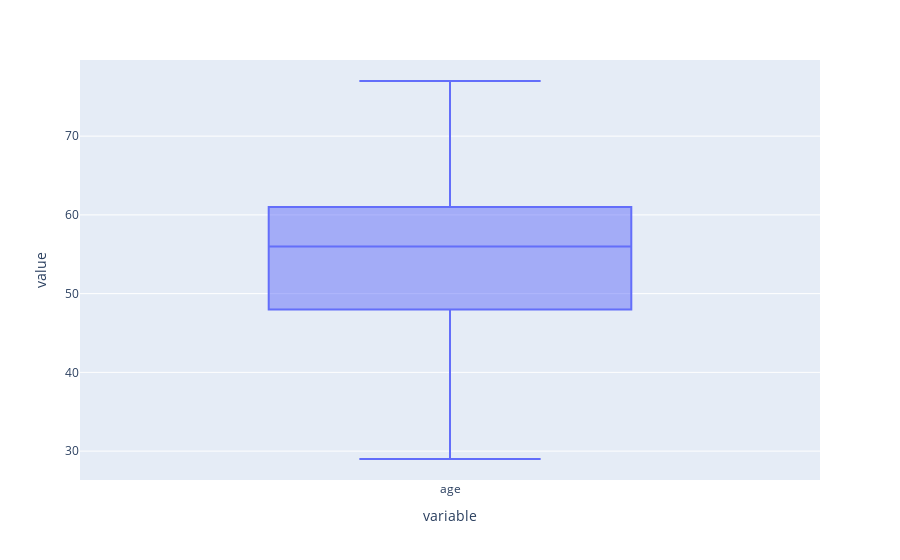

The notebook cell this image was saved under:
### Code cell
import plotly.express as px

# Boxplot de l'âge des patients avec Plotly
fig = px.box(df.age)
fig.show()

### Figure 1 — Plotly figure (JSON) as saved in the notebook; plotly's stock layout.template omitted (floating-point values rounded to 4 significant figures; data arrays with more than 128 entries replaced by an {"elided": "..."} marker saying what was removed)
{"data": [{"alignmentgroup": "True", "hovertemplate": "variable=%{x}<br>value=%{y}<extra></extra>", "legendgroup": "", "marker": {"color": "#636efa"}, "name": "", "notched": false, "offsetgroup": "", "orientation": "v", "showlegend": false, "type": "box", "x": {"elided": "303 str values"}, "x0": " ", "xaxis": "x", "y": {"elided": "303 int values"}, "y0": " ", "yaxis": "y"}], "layout": {"boxmode": "group", "legend": {"tracegroupgap": 0}, "margin": {"t": 60}, "xaxis": {"anchor": "y", "domain": [0, 1], "title": {"text": "variable"}}, "yaxis": {"anchor": "x", "domain": [0, 1], "title": {"text": "value"}}}}
